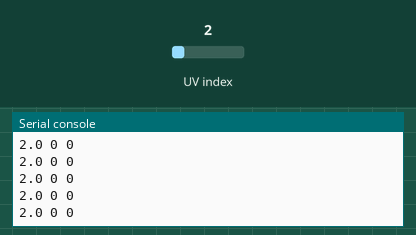
Simulated run of this program. Board: Raspberry Pi Pico running CircuitPython. Parts: the last lines printed to the serial console. The test bench sets the inputs (shaded band); at power-on: UV index 2.

Above: at 1.2 s.
1.3 s: UV index set to 0.2
At 2.4 s:
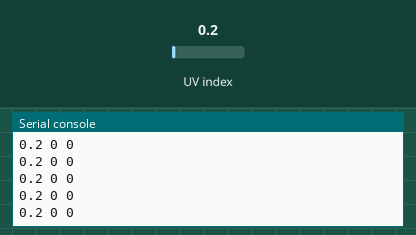
2.8 s: UV index set to 3
At 3.9 s:
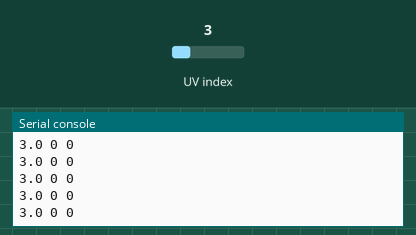
Timing chart, 0 to 4.7 s (numbered marks = the images above; inputs shaded):
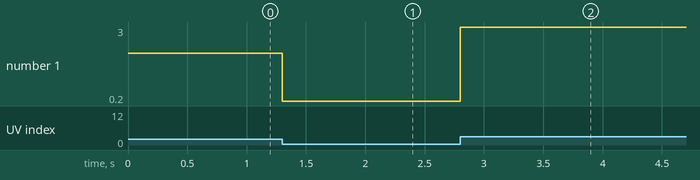

Measured:
- after the input at 1.3 s, the serial console: prints a new line at once (image 1)
- after the input at 2.8 s, the serial console: prints a new line at once (image 2)
- plotted number 1: 2 → 0.2 after the input at 1.3 s, 0.2 → 3 after the input at 2.8 s

The program:

veml6075_code.py
```python
# 0x10 is the VEML6075 sensor
import time
import board
import busio
import adafruit_veml6075

i2c = busio.I2C(scl=board.GP1, sda=board.GP0)
veml = adafruit_veml6075.VEML6075(i2c, integration_time=100)

while True:
    print(str(veml.uv_index) + ' ' +  str(veml.uva) + ' ' + str(veml.uvb))
```
